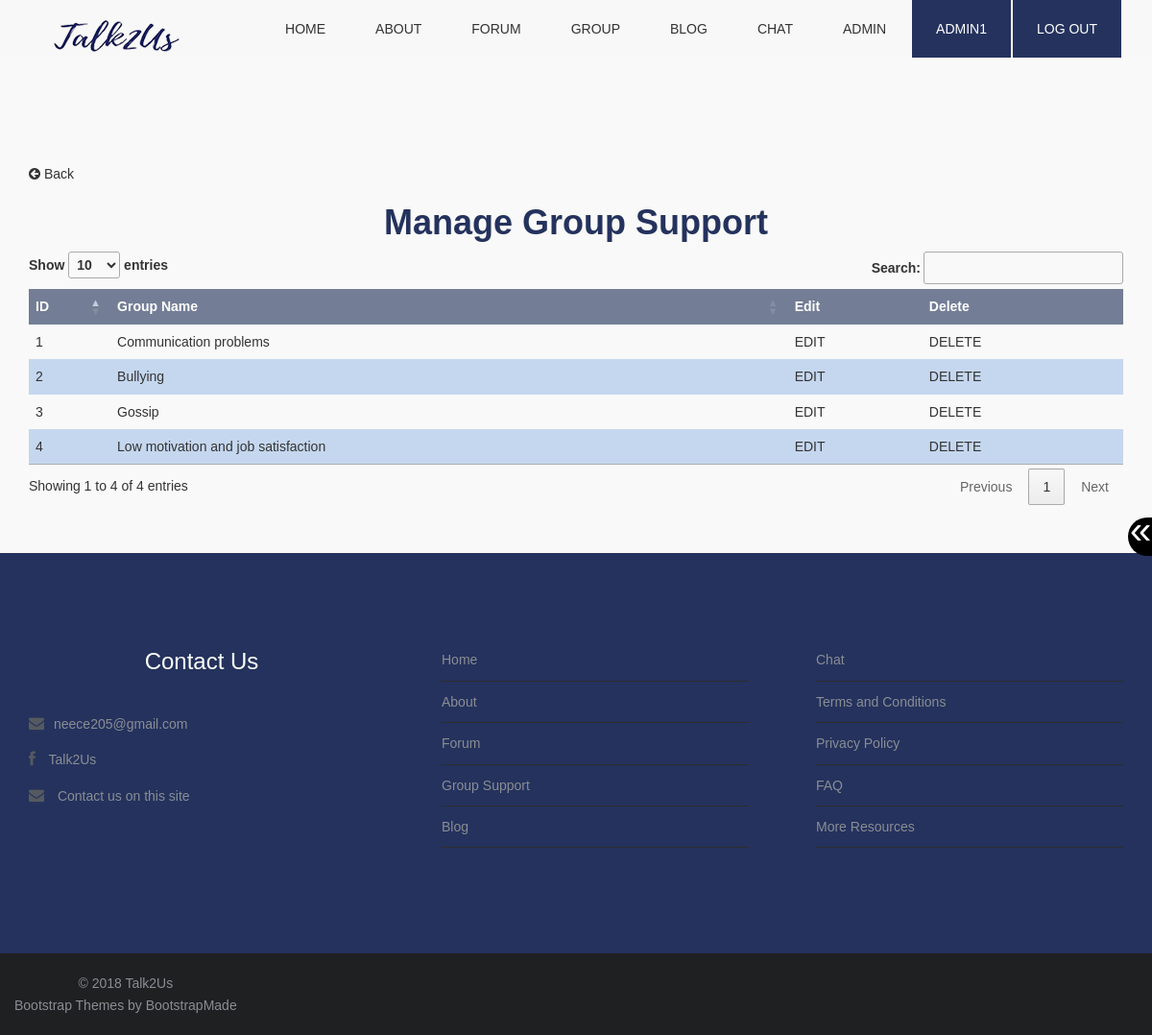
The app's page /manageGroups.php (signed in) with its own data.
### tables this page shows
CREATE TABLE `supporttopic` (
  `sTopicID` int(10) NOT NULL,
  `sTopicName` varchar(255) NOT NULL
);

### manageGroups.php (the view, shortened to what this page needs)
<?php
	require_once("function.php");
	include "database_conn.php";
	if(isset($_SESSION['userID'])){
		$accountID = $_SESSION['role'];
	}
	$sqlApply = "SELECT *
	FROM supporttopic
	ORDER BY sTopicID";
	$rsApply = mysqli_query($conn,$sqlApply)
	or die(mysqli_error($conn));
	echo makePageStart("Talk2Us - Manage Groups");
	echo makeNav("");
	echo resizeButtons();
?>
<section class="box">
	<div class="container top-content">
<?php
	if (isset($_SESSION['userID'])){
		if ($accountID == "1") {
			if (mysqli_affected_rows($conn)>0) {
?>
<a href="manageGS.php" class="backButton"><p><i class="fa fa-arrow-circle-left fa-1x"></i> Back</p></a>
	<h1><strong>Manage Group Support</strong></h1>
	<table id="grouptable">
		<thead>
			<tr>
				<th>ID</th>
				<th>Group Name</th>
				<th>Edit</th>
				<th>Delete</th>
			</tr>
		</thead>
		<tbody>
<?php
				while($row = mysqli_fetch_assoc($rsApply)){
					$id				= 	$row["sTopicID"];
					$name			=	$row["sTopicName"];
					echo "<tr>";
					echo "<td>$id</td>";
					echo "<td><a href=\"manageGSMembers.php?topicID=$id\">$name</a></td>";
					echo "<td><a href=\"editGS.php?topicid=$id\">EDIT</a></td>";
					echo "<td><a onClick=\"javascript: return confirm(' Are you sure you want to delete $name? ');\" href=\"deleteGS.php?topicid=$id\">DELETE</a></td>";
					echo "</tr>";
				}
				echo"</tbody>";
				echo"</table>";
			} else {
				echo noexist("group support topics");
				echo "<a href=\"manageGS.php\"><p>Return to manage group supports</p></a>";
				echo "<a href=\"admin.php\"><p>Return to admin page</p></a>";
			}
		} else {
			echo wronglog("Admins");
		}
	} else {
		echo nolog();
	}
?>
</div>
</section>
<?php
	echo makeFooter();
?>

### css/style.css (style rules this page uses)
body { font-family: Arial, Helvetica, sans-serif; font-size:14px; font-weight:300; line-height:1.6em; color:#333; background-color:#fff; }
h1 { text-align:center; color: #24325D; }
p { color:#333; }
a { text-decoration:none; transition: all 0.1s ease-in-out; -moz-transition: all 0.1s ease-in-out; -webkit-transition: all 0.1s ease-in-out; -o-transition: all 0.1s ease-in-out; outline: none; color:#333; }
section.box { background-color:#f9f9f9; text-align:left; padding-top:50px; padding-bottom:50px; }
.inner-footer ul li,a { list-style:none; }
.top-content { margin-top: 120px !important; }
#submitblogtable td,th, #adminTable td,th,#userTable td,th,#contactTable td,th,#faqtable td,th,#faqquestable td,th, #dbCattable td,th , #applytable td,th , #postblogtable td,th , #submitblogtable td,th , #postblogcattable td,th , #repBlogtable td,th, #dbtopictable td,th, #groupmemtable td,th , #grouptable td,th,#repDBtable td,th,#repGStable td,th,#repChattable td,th { border-style: none !important; padding:0.5em !important; font-family: Arial, Helvetica, sans-serif !important; }
#submitblogtable th, #adminTable th,#userTable th,#contactTable th,#faqtable th,#faqquestable th,#dbCattable th,#applytable th,#postblogtable th,#submitblogtable th ,#postblogcattable th,#repBlogtable th,#dbtopictable th ,#groupmemtable th,#grouptable th,#repDBtable th,#repGStable th,#repChattable th { background-color: #737D96 !important; color: #FFFFFF !important; }
#submitblogtable tr:nth-of-type(even), #adminTable tr:nth-of-type(even),#userTable tr:nth-of-type(even),#contactTable tr:nth-of-type(even),#faqtable tr:nth-of-type(even),#faqquestable tr:nth-of-type(even),#dbCattable tr:nth-of-type(even),#applytable tr:nth-of-type(even),#postblogtable tr:nth-of-type(even),#submitblogtable tr:nth-of-type(even),#postblogcattable tr:nth-of-type(even),#repBlogtable tr:nth-of-type(even),#dbtopictable tr:nth-of-type(even),#groupmemtable tr:nth-of-type(even),#grouptable tr:nth-of-type(even),#repDBtable tr:nth-of-type(even),#repGStable tr:nth-of-type(even),#repChattable tr:nth-of-type(even) { background-color: #C5D7EF !important; }
#submitblogtable thead, #adminTable thead,#userTable thead,#contactTable thead,#faqtable thead,#faqquestable thead ,#dbCattable thead ,#applytable thead,#postblogtable thead,#submitblogtable thead ,#postblogcattable thead ,#repBlogtable thead,#dbtopictable thead,#groupmemtable thead,#grouptable thead,#repDBtable thead,#repGStable thead,#repChattable thead { background-color: #737D96 !important; color: #FFFFFF !important; }
.backButton { cursor: pointer; }

### records on screen
supporttopic: sTopicID "1", sTopicName "Communication problems"
supporttopic: sTopicID "2", sTopicName "Bullying"
supporttopic: sTopicID "3", sTopicName "Gossip"
supporttopic: sTopicID "4", sTopicName "Low motivation and job satisfaction"

### other values on screen
$_SESSION['username'] "ADMIN1"
